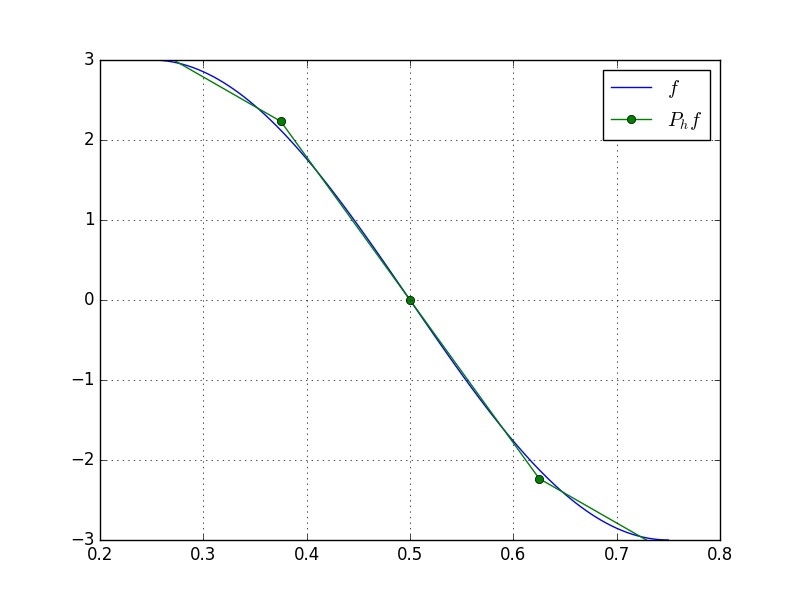

This figure's Python source:
from __future__ import print_function, division
from fenics import *
import numpy as np
import matplotlib.pyplot as plt

# malha
mesh = IntervalMesh(4,0.25,0.75)

# espaco
V = FunctionSpace(mesh, 'P', 1)

# funcao
f = Expression('3*sin(2*pi*x[0])',
                   degree=10)

# projecao
Phf = project(f, V)

# grafico
xx = IntervalMesh(100,0.25,0.75)
plot(f,mesh=xx,label="$f$")
plot(Phf,mesh=mesh,
     marker='o',label="$P_h f$")
plt.legend(numpoints=1)
plt.grid('on')
plt.show()
